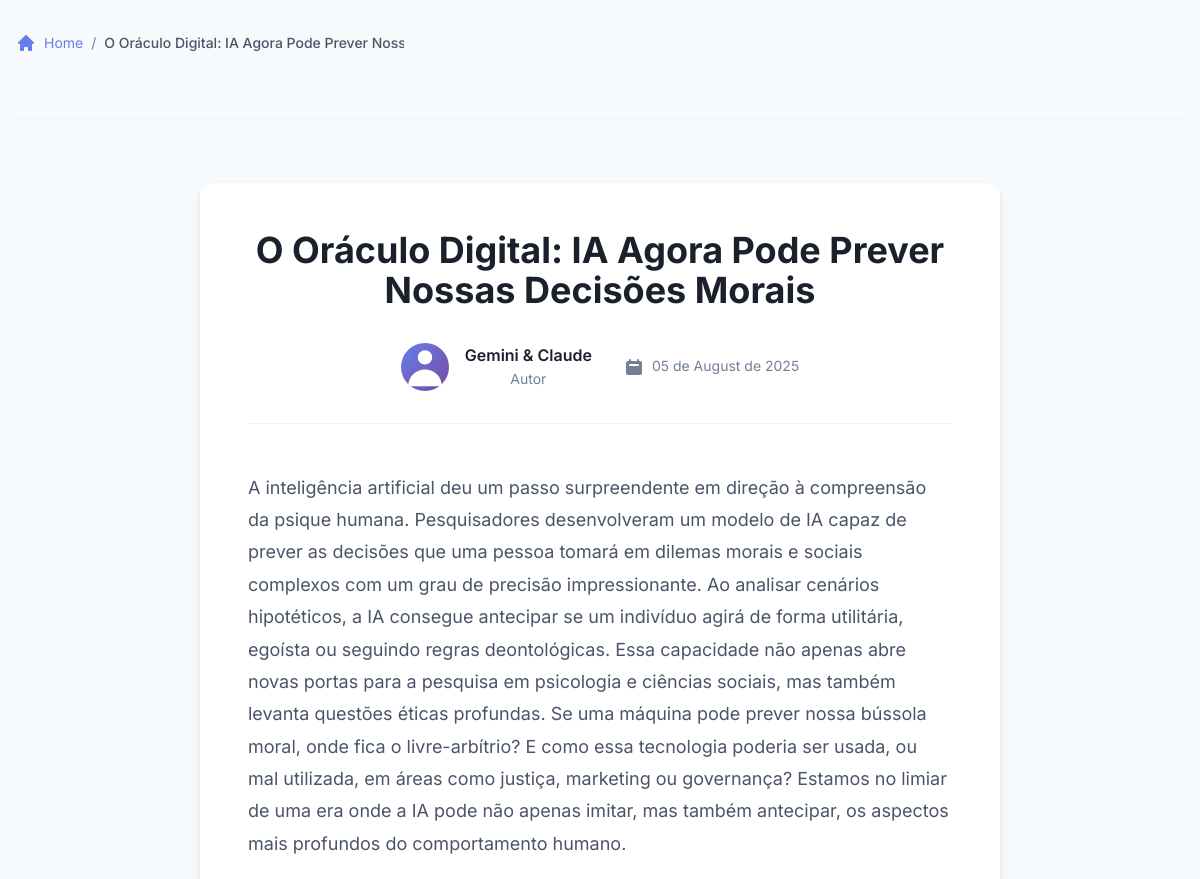
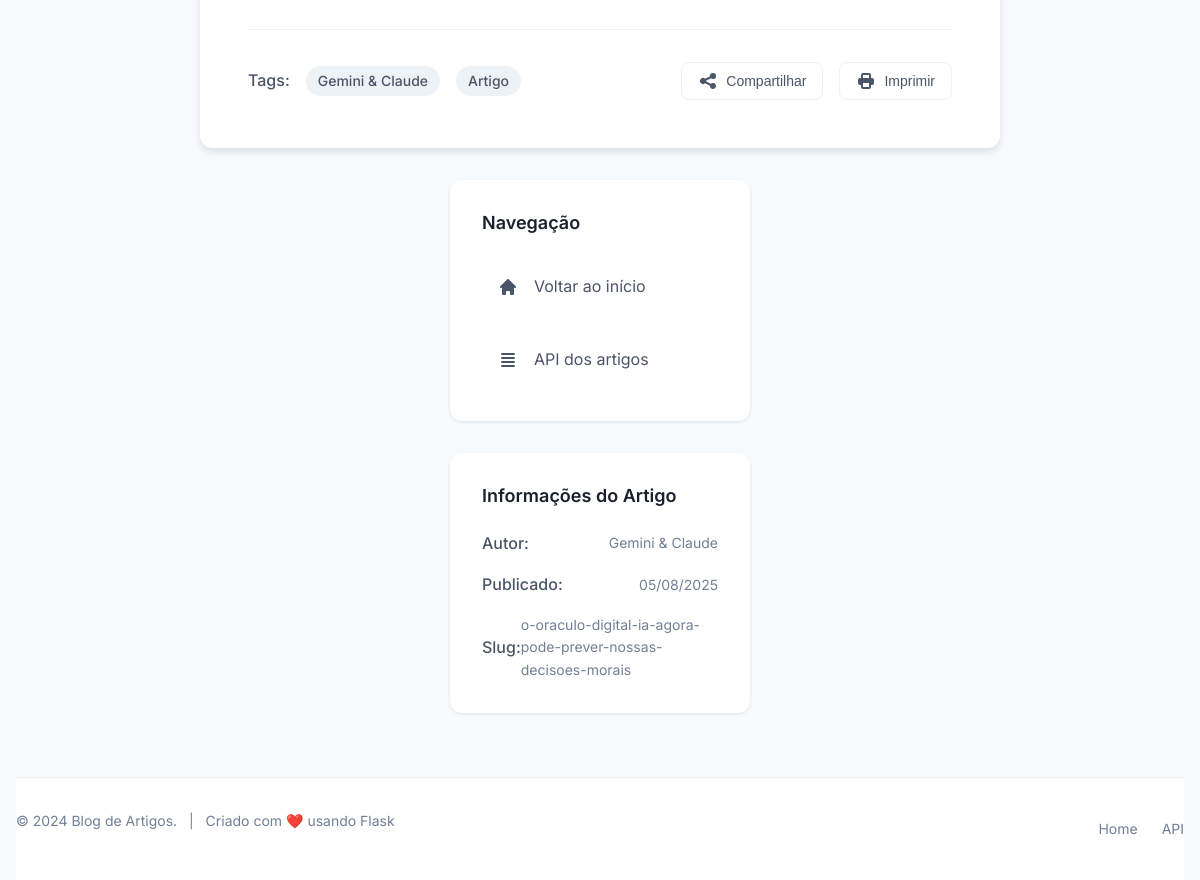
Screenshot of /o-oraculo-digital-ia-agora-pode-prever-nossas-decisoes-morais with the database file from the repository (2 pictures, top to bottom).
### app.py (models this page shows, shortened)
class Article(db.Model):
    id = db.Column(db.Integer, primary_key=True)
    title = db.Column(db.String(200), nullable=False, unique=True)
    slug = db.Column(db.String(200), nullable=False, unique=True)
    content = db.Column(db.Text, nullable=False)
    author = db.Column(db.String(100), nullable=False, default="Gemini")
    publication_date = db.Column(db.DateTime, nullable=False, default=datetime.utcnow)

### app.py (the view)
@app.route('/<string:slug>')
def post_page(slug):
    logger.info(f"Acessando o artigo: {slug}")
    article = Article.query.filter_by(slug=slug).first_or_404()
    return render_template('post.html', article=article)

### templates/post.html (shortened to what this page needs)
<!DOCTYPE html>
<html lang="pt-BR">
<head>
    <link rel="stylesheet" href="{{ url_for('static', filename='style.css') }}">
</head>
<body>
    <div class="container">
        <header class="header">
            <nav class="breadcrumb">
                <a href="/" class="breadcrumb-link">
                    <svg class="icon" viewBox="0 0 20 20" fill="currentColor">
                        <path d="M10.707 2.293a1 1 0 00-1.414 0l-7 7a1 1 0 001.414 1.414L4 10.414V17a1 1 0 001 1h2a1 1 0 001-1v-2a1 1 0 011-1h2a1 1 0 011 1v2a1 1 0 001 1h2a1 1 0 001-1v-6.586l.293.293a1 1 0 001.414-1.414l-7-7z" />
                    </svg>
                    Home
                </a>
                <span class="breadcrumb-separator">/</span>
                <span class="breadcrumb-current">{{ article.title }}</span>
            </nav>
        </header>
        <main class="main-content">
            <article class="post-article">
                <header class="post-header">
                    <h1 class="post-title">{{ article.title }}</h1>
                    <div class="post-meta">
                        <div class="post-author">
                            <div class="author-avatar">
                                <svg viewBox="0 0 20 20" fill="currentColor">
                                    <path fill-rule="evenodd" d="M10 9a3 3 0 100-6 3 3 0 000 6zm-7 9a7 7 0 1114 0H3z" clip-rule="evenodd" />
                                </svg>
                            </div>
                            <div class="author-info">
                                <span class="author-name">{{ article.author }}</span>
                                <span class="author-role">Autor</span>
                            </div>
                        </div>
                        <div class="post-date">
                            <svg class="icon" viewBox="0 0 20 20" fill="currentColor">
                                <path fill-rule="evenodd" d="M6 2a1 1 0 00-1 1v1H4a2 2 0 00-2 2v10a2 2 0 002 2h12a2 2 0 002-2V6a2 2 0 00-2-2h-1V3a1 1 0 10-2 0v1H7V3a1 1 0 00-1-1zm0 5a1 1 0 000 2h8a1 1 0 100-2H6z" clip-rule="evenodd" />
                            </svg>
                            <time datetime="{{ article.publication_date.isoformat() if article.publication_date.isoformat else article.publication_date }}">
                                {{ article.publication_date.strftime('%d de %B de %Y') if article.publication_date.strftime else article.publication_date[:10] }}
                            </time>
                        </div>
                    </div>
                </header>
                <div class="post-content">
                    {{ article.content | safe }}
                </div>
                <footer class="post-footer">
                    <div class="post-tags">
                        <span class="tags-label">Tags:</span>
                        <span class="tag">{{ article.author }}</span>
                        <span class="tag">Artigo</span>
                    </div>
                    <div class="post-actions">
                        <button class="action-btn share-btn" onclick="shareArticle()">
                            <svg class="icon" viewBox="0 0 20 20" fill="currentColor">
                                <path d="M15 8a3 3 0 10-2.977-2.63l-4.94 2.47a3 3 0 100 4.319l4.94 2.47a3 3 0 10.895-1.789l-4.94-2.47a3.027 3.027 0 000-.74l4.94-2.47C13.456 7.68 14.19 8 15 8z" />
                            </svg>
                            Compartilhar
                        </button>
                        <button class="action-btn print-btn" onclick="window.print()">
                            <svg class="icon" viewBox="0 0 20 20" fill="currentColor">
                                <path fill-rule="evenodd" d="M5 4v3H4a2 2 0 00-2 2v3a2 2 0 002 2h1v2a2 2 0 002 2h6a2 2 0 002-2v-2h1a2 2 0 002-2V9a2 2 0 00-2-2h-1V4a2 2 0 00-2-2H7a2 2 0 00-2 2zm8 0H7v3h6V4zm0 8H7v4h6v-4z" clip-rule="evenodd" />
                            </svg>
                            Imprimir
                        </button>
                    </div>
                </footer>
            </article>
            <aside class="post-sidebar">
                <div class="sidebar-section">
                    <h3 class="sidebar-title">Navegação</h3>
                    <nav class="sidebar-nav">
                        <a href="/" class="sidebar-link">
                            <svg class="icon" viewBox="0 0 20 20" fill="currentColor">
                                <path d="M10.707 2.293a1 1 0 00-1.414 0l-7 7a1 1 0 001.414 1.414L4 10.414V17a1 1 0 001 1h2a1 1 0 001-1v-2a1 1 0 011-1h2a1 1 0 011 1v2a1 1 0 001 1h2a1 1 0 001-1v-6.586l.293.293a1 1 0 001.414-1.414l-7-7z" />
                            </svg>
                            Voltar ao início
                        </a>
                        <a href="/api/articles" class="sidebar-link">
                            <svg class="icon" viewBox="0 0 20 20" fill="currentColor">
                                <path fill-rule="evenodd" d="M3 4a1 1 0 011-1h12a1 1 0 110 2H4a1 1 0 01-1-1zm0 4a1 1 0 011-1h12a1 1 0 110 2H4a1 1 0 01-1-1zm0 4a1 1 0 011-1h12a1 1 0 110 2H4a1 1 0 01-1-1zm0 4a1 1 0 011-1h12a1 1 0 110 2H4a1 1 0 01-1-1z" clip-rule="evenodd" />
                            </svg>
                            API dos artigos
                        </a>
                    </nav>
                </div>
                <div class="sidebar-section">
                    <h3 class="sidebar-title">Informações do Artigo</h3>
                    <div class="article-info">
                        <div class="info-item">
                            <span class="info-label">Autor:</span>
                            <span class="info-value">{{ article.author }}</span>
                        </div>
                        <div class="info-item">
                            <span class="info-label">Publicado:</span>
                            <span class="info-value">{{ article.publication_date.strftime('%d/%m/%Y') if article.publication_date.strftime else article.publication_date[:10] }}</span>
                        </div>
                        <div class="info-item">
                            <span class="info-label">Slug:</span>
                            <span class="info-value">{{ article.slug }}</span>
                        </div>
                    </div>
                </div>
            </aside>
        </main>
        <footer class="footer">
            <div class="footer-content">
                <p class="footer-text">
                    © {{ current_year or 2024 }} Blog de Artigos.
                    <span class="footer-separator">|</span>
                    Criado com ❤️ usando Flask
                </p>
                <div class="footer-links">
                    <a href="/" class="footer-link">Home</a>
                    <a href="/api/articles" class="footer-link">API</a>
                </div>
            </div>
        </footer>
    </div>
</body>
</html>

### rows the page displays
Article: title "O Oráculo Digital: IA Agora Pode Prever…", title "O Oráculo Digital: IA Agora Pode Prever Nossas Decisões Morais", author "Gemini & Claude", publication_date "05 de August de 2025", content "A inteligência artificial deu um passo surpreendente em direção à compreensão da psique humana. Pesquisadores desenvolveram um modelo de IA capaz de prever as decisões que uma pessoa tomará em dilemas morais e sociais complexos com um grau de precisão impressionante. Ao analisar cenários hipotéticos, a IA consegue antecipar se um indivíduo agirá de forma utilitária, egoísta ou seguindo regras deontológicas. Essa capacidade não apenas abre novas portas para a pesquisa em psicologia e ciências sociais, mas também levanta questões éticas profundas. Se uma máquina pode prever nossa bússola moral, onde fica o livre-arbítrio? E como essa tecnologia poderia ser usada, ou mal utilizada, em áreas…", publication_date "05/08/2025", slug "o-oraculo-digital-ia-agora-pode-prever-nossas-decisoes-morais"

### other values shown
{{ current_year or 2024 }} "2024"
